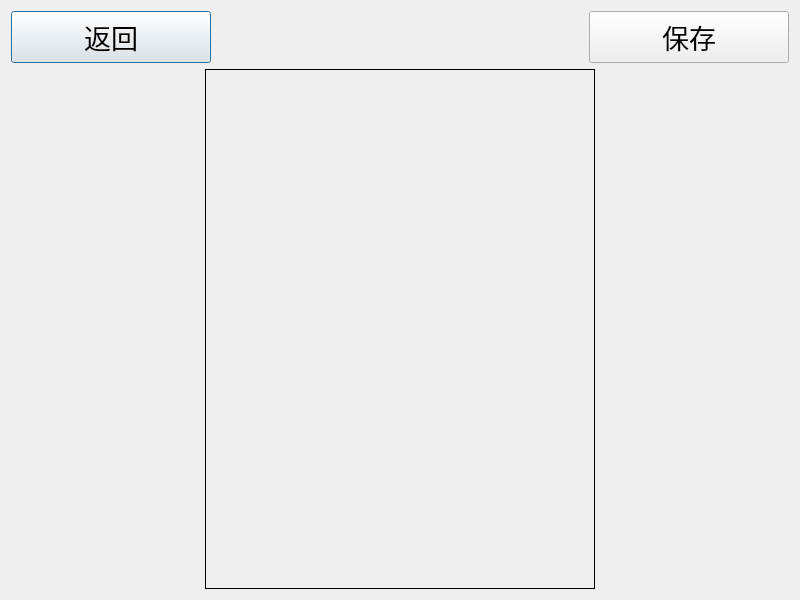
<?xml version="1.0" encoding="UTF-8"?>
<ui version="4.0">
 <class>CapturePhoto</class>
 <widget class="QDialog" name="CapturePhoto">
  <property name="geometry">
   <rect>
    <x>0</x>
    <y>0</y>
    <width>800</width>
    <height>600</height>
   </rect>
  </property>
  <property name="windowTitle">
   <string>采集人脸图像</string>
  </property>
  <property name="autoFillBackground">
   <bool>true</bool>
  </property>
  <property name="styleSheet">
   <string notr="true">color:rgb(0, 0, 0)</string>
  </property>
  <layout class="QGridLayout" name="gridLayout_2" columnstretch="0,0,0" rowminimumheight="50,520" columnminimumwidth="0,390,0">
   <property name="sizeConstraint">
    <enum>QLayout::SetMaximumSize</enum>
   </property>
   <item row="0" column="0" colspan="3">
    <layout class="QGridLayout" name="gridLayout" rowminimumheight="0" columnminimumwidth="200,0,200">
     <item row="0" column="1">
      <spacer name="horizontalSpacer_3">
       <property name="orientation">
        <enum>Qt::Horizontal</enum>
       </property>
       <property name="sizeHint" stdset="0">
        <size>
         <width>528</width>
         <height>20</height>
        </size>
       </property>
      </spacer>
     </item>
     <item row="0" column="0">
      <widget class="QPushButton" name="btnBack">
       <property name="sizePolicy">
        <sizepolicy hsizetype="Preferred" vsizetype="Preferred">
         <horstretch>0</horstretch>
         <verstretch>0</verstretch>
        </sizepolicy>
       </property>
       <property name="font">
        <font>
         <pointsize>20</pointsize>
        </font>
       </property>
       <property name="text">
        <string>返回</string>
       </property>
       <property name="icon">
        <iconset resource="ikembx00.qrc">
         <normaloff>:/image/jtbq_022.ico</normaloff>:/image/jtbq_022.ico</iconset>
       </property>
       <property name="iconSize">
        <size>
         <width>40</width>
         <height>40</height>
        </size>
       </property>
      </widget>
     </item>
     <item row="0" column="2">
      <widget class="QPushButton" name="btnSave">
       <property name="sizePolicy">
        <sizepolicy hsizetype="Preferred" vsizetype="Preferred">
         <horstretch>0</horstretch>
         <verstretch>0</verstretch>
        </sizepolicy>
       </property>
       <property name="font">
        <font>
         <pointsize>20</pointsize>
        </font>
       </property>
       <property name="text">
        <string>保存</string>
       </property>
       <property name="icon">
        <iconset resource="ikembx00.qrc">
         <normaloff>:/image/ok.ico</normaloff>:/image/ok.ico</iconset>
       </property>
       <property name="iconSize">
        <size>
         <width>35</width>
         <height>35</height>
        </size>
       </property>
      </widget>
     </item>
    </layout>
   </item>
   <item row="1" column="0">
    <spacer name="horizontalSpacer">
     <property name="orientation">
      <enum>Qt::Horizontal</enum>
     </property>
     <property name="sizeType">
      <enum>QSizePolicy::Fixed</enum>
     </property>
     <property name="sizeHint" stdset="0">
      <size>
       <width>187</width>
       <height>20</height>
      </size>
     </property>
    </spacer>
   </item>
   <item row="1" column="1">
    <widget class="QLabel" name="labFaceImageStream">
     <property name="sizePolicy">
      <sizepolicy hsizetype="Preferred" vsizetype="Preferred">
       <horstretch>0</horstretch>
       <verstretch>0</verstretch>
      </sizepolicy>
     </property>
     <property name="autoFillBackground">
      <bool>false</bool>
     </property>
     <property name="frameShape">
      <enum>QFrame::Panel</enum>
     </property>
     <property name="text">
      <string/>
     </property>
    </widget>
   </item>
   <item row="1" column="2">
    <spacer name="horizontalSpacer_2">
     <property name="orientation">
      <enum>Qt::Horizontal</enum>
     </property>
     <property name="sizeType">
      <enum>QSizePolicy::Fixed</enum>
     </property>
     <property name="sizeHint" stdset="0">
      <size>
       <width>187</width>
       <height>20</height>
      </size>
     </property>
    </spacer>
   </item>
  </layout>
 </widget>
 <resources>
  <include location="ikembx00.qrc"/>
 </resources>
 <connections/>
</ui>
